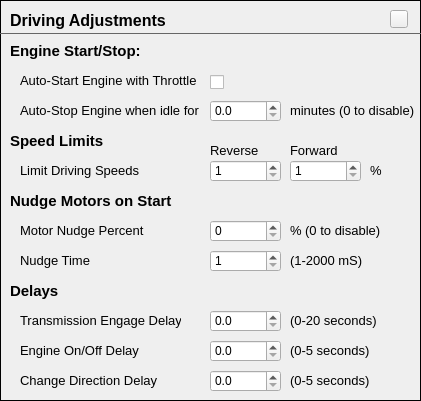
               <widget class="FrameContent" name="frmDriving">
                <property name="geometry">
                 <rect>
                  <x>10</x>
                  <y>0</y>
                  <width>421</width>
                  <height>401</height>
                 </rect>
                </property>
                <property name="frameShape">
                 <enum>QFrame::Box</enum>
                </property>
                <widget class="QLabel" name="label_41">
                 <property name="geometry">
                  <rect>
                   <x>10</x>
                   <y>10</y>
                   <width>191</width>
                   <height>21</height>
                  </rect>
                 </property>
                 <property name="font">
                  <font>
                   <family>MS Shell Dlg 2</family>
                   <pointsize>12</pointsize>
                   <weight>75</weight>
                   <bold>true</bold>
                  </font>
                 </property>
                 <property name="text">
                  <string>Driving Adjustments</string>
                 </property>
                </widget>
                <widget class="QLabel" name="label_47">
                 <property name="geometry">
                  <rect>
                   <x>20</x>
                   <y>160</y>
                   <width>151</width>
                   <height>21</height>
                  </rect>
                 </property>
                 <property name="font">
                  <font>
                   <pointsize>10</pointsize>
                  </font>
                 </property>
                 <property name="text">
                  <string>Limit Driving Speeds</string>
                 </property>
                </widget>
                <widget class="QFrame" name="frame_20">
                 <property name="geometry">
                  <rect>
                   <x>0</x>
                   <y>23</y>
                   <width>421</width>
                   <height>20</height>
                  </rect>
                 </property>
                 <property name="styleSheet">
                  <string notr="true">color: #666;</string>
                 </property>
                 <property name="frameShape">
                  <enum>QFrame::HLine</enum>
                 </property>
                 <property name="frameShadow">
                  <enum>QFrame::Plain</enum>
                 </property>
                </widget>
                <widget class="HelpButton" name="hpbDriving">
                 <property name="geometry">
                  <rect>
                   <x>390</x>
                   <y>10</y>
                   <width>18</width>
                   <height>18</height>
                  </rect>
                 </property>
                 <property name="maximumSize">
                  <size>
                   <width>18</width>
                   <height>18</height>
                  </size>
                 </property>
                 <property name="text">
                  <string/>
                 </property>
                </widget>
                <widget class="QSpinBox" name="spinReverseSpeed">
                 <property name="geometry">
                  <rect>
                   <x>210</x>
                   <y>160</y>
                   <width>71</width>
                   <height>22</height>
                  </rect>
                 </property>
                 <property name="minimum">
                  <number>1</number>
                 </property>
                 <property name="maximum">
                  <number>100</number>
                 </property>
                </widget>
                <widget class="QLabel" name="label_48">
                 <property name="geometry">
                  <rect>
                   <x>370</x>
                   <y>160</y>
                   <width>21</width>
                   <height>21</height>
                  </rect>
                 </property>
                 <property name="font">
                  <font>
                   <pointsize>10</pointsize>
                  </font>
                 </property>
                 <property name="text">
                  <string>%</string>
                 </property>
                </widget>
                <widget class="QLabel" name="label_49">
                 <property name="geometry">
                  <rect>
                   <x>20</x>
                   <y>370</y>
                   <width>141</width>
                   <height>21</height>
                  </rect>
                 </property>
                 <property name="font">
                  <font>
                   <pointsize>10</pointsize>
                  </font>
                 </property>
                 <property name="text">
                  <string>Change Direction Delay</string>
                 </property>
                </widget>
                <widget class="QLabel" name="label_65">
                 <property name="geometry">
                  <rect>
                   <x>290</x>
                   <y>370</y>
                   <width>101</width>
                   <height>21</height>
                  </rect>
                 </property>
                 <property name="font">
                  <font>
                   <pointsize>10</pointsize>
                  </font>
                 </property>
                 <property name="text">
                  <string>(0-5 seconds)</string>
                 </property>
                </widget>
                <widget class="QLabel" name="label_75">
                 <property name="geometry">
                  <rect>
                   <x>20</x>
                   <y>340</y>
                   <width>121</width>
                   <height>21</height>
                  </rect>
                 </property>
                 <property name="font">
                  <font>
                   <pointsize>10</pointsize>
                  </font>
                 </property>
                 <property name="text">
                  <string>Engine On/Off Delay</string>
                 </property>
                </widget>
                <widget class="QLabel" name="label_77">
                 <property name="geometry">
                  <rect>
                   <x>20</x>
                   <y>310</y>
                   <width>161</width>
                   <height>21</height>
                  </rect>
                 </property>
                 <property name="font">
                  <font>
                   <pointsize>10</pointsize>
                  </font>
                 </property>
                 <property name="text">
                  <string>Transmission Engage Delay</string>
                 </property>
                </widget>
                <widget class="QLabel" name="label_83">
                 <property name="geometry">
                  <rect>
                   <x>290</x>
                   <y>340</y>
                   <width>101</width>
                   <height>21</height>
                  </rect>
                 </property>
                 <property name="font">
                  <font>
                   <pointsize>10</pointsize>
                  </font>
                 </property>
                 <property name="text">
                  <string>(0-5 seconds)</string>
                 </property>
                </widget>
                <widget class="QLabel" name="label_84">
                 <property name="geometry">
                  <rect>
                   <x>290</x>
                   <y>310</y>
                   <width>101</width>
                   <height>21</height>
                  </rect>
                 </property>
                 <property name="font">
                  <font>
                   <pointsize>10</pointsize>
                  </font>
                 </property>
                 <property name="text">
                  <string>(0-20 seconds)</string>
                 </property>
                </widget>
                <widget class="QLabel" name="label_112">
                 <property name="geometry">
                  <rect>
                   <x>20</x>
                   <y>70</y>
                   <width>191</width>
                   <height>21</height>
                  </rect>
                 </property>
                 <property name="font">
                  <font>
                   <pointsize>10</pointsize>
                  </font>
                 </property>
                 <property name="text">
                  <string>Auto-Start Engine with Throttle</string>
                 </property>
                </widget>
                <widget class="QCheckBox" name="chkEngineAutoStart">
                 <property name="geometry">
                  <rect>
                   <x>210</x>
                   <y>73</y>
                   <width>16</width>
                   <height>18</height>
                  </rect>
                 </property>
                 <property name="text">
                  <string/>
                 </property>
                </widget>
                <widget class="QLabel" name="label_119">
                 <property name="geometry">
                  <rect>
                   <x>20</x>
                   <y>100</y>
                   <width>191</width>
                   <height>21</height>
                  </rect>
                 </property>
                 <property name="font">
                  <font>
                   <pointsize>10</pointsize>
                  </font>
                 </property>
                 <property name="text">
                  <string>Auto-Stop Engine when idle for</string>
                 </property>
                </widget>
                <widget class="QLabel" name="label_120">
                 <property name="geometry">
                  <rect>
                   <x>290</x>
                   <y>100</y>
                   <width>131</width>
                   <height>21</height>
                  </rect>
                 </property>
                 <property name="font">
                  <font>
                   <pointsize>10</pointsize>
                  </font>
                 </property>
                 <property name="text">
                  <string>minutes (0 to disable)</string>
                 </property>
                </widget>
                <widget class="QDoubleSpinBox" name="dspinEngineAutoStop">
                 <property name="geometry">
                  <rect>
                   <x>210</x>
                   <y>100</y>
                   <width>71</width>
                   <height>22</height>
                  </rect>
                 </property>
                 <property name="decimals">
                  <number>1</number>
                 </property>
                 <property name="maximum">
                  <double>10.000000000000000</double>
                 </property>
                 <property name="singleStep">
                  <double>0.500000000000000</double>
                 </property>
                </widget>
                <widget class="QLabel" name="label_306">
                 <property name="geometry">
                  <rect>
                   <x>10</x>
                   <y>40</y>
                   <width>241</width>
                   <height>21</height>
                  </rect>
                 </property>
                 <property name="font">
                  <font>
                   <pointsize>11</pointsize>
                   <weight>75</weight>
                   <bold>true</bold>
                  </font>
                 </property>
                 <property name="text">
                  <string>Engine Start/Stop:</string>
                 </property>
                </widget>
                <widget class="QLabel" name="label_307">
                 <property name="geometry">
                  <rect>
                   <x>10</x>
                   <y>130</y>
                   <width>241</width>
                   <height>21</height>
                  </rect>
                 </property>
                 <property name="font">
                  <font>
                   <pointsize>11</pointsize>
                   <weight>75</weight>
                   <bold>true</bold>
                  </font>
                 </property>
                 <property name="text">
                  <string>Speed Limits</string>
                 </property>
                </widget>
                <widget class="QLabel" name="lblNudgeTime2">
                 <property name="geometry">
                  <rect>
                   <x>290</x>
                   <y>250</y>
                   <width>81</width>
                   <height>21</height>
                  </rect>
                 </property>
                 <property name="font">
                  <font>
                   <pointsize>10</pointsize>
                  </font>
                 </property>
                 <property name="text">
                  <string>(1-2000 mS)</string>
                 </property>
                </widget>
                <widget class="QLabel" name="label_78">
                 <property name="geometry">
                  <rect>
                   <x>20</x>
                   <y>220</y>
                   <width>151</width>
                   <height>21</height>
                  </rect>
                 </property>
                 <property name="font">
                  <font>
                   <pointsize>10</pointsize>
                  </font>
                 </property>
                 <property name="text">
                  <string>Motor Nudge Percent</string>
                 </property>
                </widget>
                <widget class="QLabel" name="lblNudgeTime1">
                 <property name="geometry">
                  <rect>
                   <x>20</x>
                   <y>250</y>
                   <width>141</width>
                   <height>21</height>
                  </rect>
                 </property>
                 <property name="font">
                  <font>
                   <pointsize>10</pointsize>
                  </font>
                 </property>
                 <property name="text">
                  <string>Nudge Time</string>
                 </property>
                </widget>
                <widget class="QSpinBox" name="spinNudgePercent">
                 <property name="geometry">
                  <rect>
                   <x>210</x>
                   <y>220</y>
                   <width>71</width>
                   <height>22</height>
                  </rect>
                 </property>
                 <property name="minimum">
                  <number>0</number>
                 </property>
                 <property name="maximum">
                  <number>100</number>
                 </property>
                </widget>
                <widget class="QSpinBox" name="spinNudgeTime">
                 <property name="geometry">
                  <rect>
                   <x>210</x>
                   <y>250</y>
                   <width>71</width>
                   <height>22</height>
                  </rect>
                 </property>
                 <property name="minimum">
                  <number>1</number>
                 </property>
                 <property name="maximum">
                  <number>2000</number>
                 </property>
                 <property name="value">
                  <number>1</number>
                 </property>
                </widget>
                <widget class="QLabel" name="label_81">
                 <property name="geometry">
                  <rect>
                   <x>290</x>
                   <y>220</y>
                   <width>101</width>
                   <height>21</height>
                  </rect>
                 </property>
                 <property name="font">
                  <font>
                   <pointsize>10</pointsize>
                  </font>
                 </property>
                 <property name="text">
                  <string>% (0 to disable)</string>
                 </property>
                </widget>
                <widget class="QLabel" name="label_308">
                 <property name="geometry">
                  <rect>
                   <x>10</x>
                   <y>190</y>
                   <width>241</width>
                   <height>21</height>
                  </rect>
                 </property>
                 <property name="font">
                  <font>
                   <pointsize>11</pointsize>
                   <weight>75</weight>
                   <bold>true</bold>
                  </font>
                 </property>
                 <property name="text">
                  <string>Nudge Motors on Start</string>
                 </property>
                </widget>
                <widget class="QLabel" name="label_309">
                 <property name="geometry">
                  <rect>
                   <x>10</x>
                   <y>280</y>
                   <width>241</width>
                   <height>21</height>
                  </rect>
                 </property>
                 <property name="font">
                  <font>
                   <pointsize>11</pointsize>
                   <weight>75</weight>
                   <bold>true</bold>
                  </font>
                 </property>
                 <property name="text">
                  <string>Delays</string>
                 </property>
                </widget>
                <widget class="QDoubleSpinBox" name="dspinShiftTime">
                 <property name="geometry">
                  <rect>
                   <x>210</x>
                   <y>370</y>
                   <width>71</width>
                   <height>22</height>
                  </rect>
                 </property>
                 <property name="decimals">
                  <number>1</number>
                 </property>
                 <property name="maximum">
                  <double>5.000000000000000</double>
                 </property>
                 <property name="singleStep">
                  <double>0.500000000000000</double>
                 </property>
                </widget>
                <widget class="QDoubleSpinBox" name="dspinTransDelay">
                 <property name="geometry">
                  <rect>
                   <x>210</x>
                   <y>310</y>
                   <width>71</width>
                   <height>22</height>
                  </rect>
                 </property>
                 <property name="decimals">
                  <number>1</number>
                 </property>
                 <property name="maximum">
                  <double>20.000000000000000</double>
                 </property>
                 <property name="singleStep">
                  <double>0.500000000000000</double>
                 </property>
                </widget>
                <widget class="QDoubleSpinBox" name="dspinEngineDelay">
                 <property name="geometry">
                  <rect>
                   <x>210</x>
                   <y>340</y>
                   <width>71</width>
                   <height>22</height>
                  </rect>
                 </property>
                 <property name="decimals">
                  <number>1</number>
                 </property>
                 <property name="maximum">
                  <double>5.000000000000000</double>
                 </property>
                 <property name="singleStep">
                  <double>0.500000000000000</double>
                 </property>
                </widget>
                <widget class="QLabel" name="label_89">
                 <property name="geometry">
                  <rect>
                   <x>210</x>
                   <y>140</y>
                   <width>61</width>
                   <height>21</height>
                  </rect>
                 </property>
                 <property name="font">
                  <font>
                   <pointsize>10</pointsize>
                  </font>
                 </property>
                 <property name="text">
                  <string>Reverse</string>
                 </property>
                </widget>
                <widget class="QSpinBox" name="spinForwardSpeed">
                 <property name="geometry">
                  <rect>
                   <x>290</x>
                   <y>160</y>
                   <width>71</width>
                   <height>22</height>
                  </rect>
                 </property>
                 <property name="minimum">
                  <number>1</number>
                 </property>
                 <property name="maximum">
                  <number>100</number>
                 </property>
                </widget>
                <widget class="QLabel" name="label_98">
                 <property name="geometry">
                  <rect>
                   <x>290</x>
                   <y>140</y>
                   <width>61</width>
                   <height>21</height>
                  </rect>
                 </property>
                 <property name="font">
                  <font>
                   <pointsize>10</pointsize>
                  </font>
                 </property>
                 <property name="text">
                  <string>Forward</string>
                 </property>
                </widget>
               </widget>
